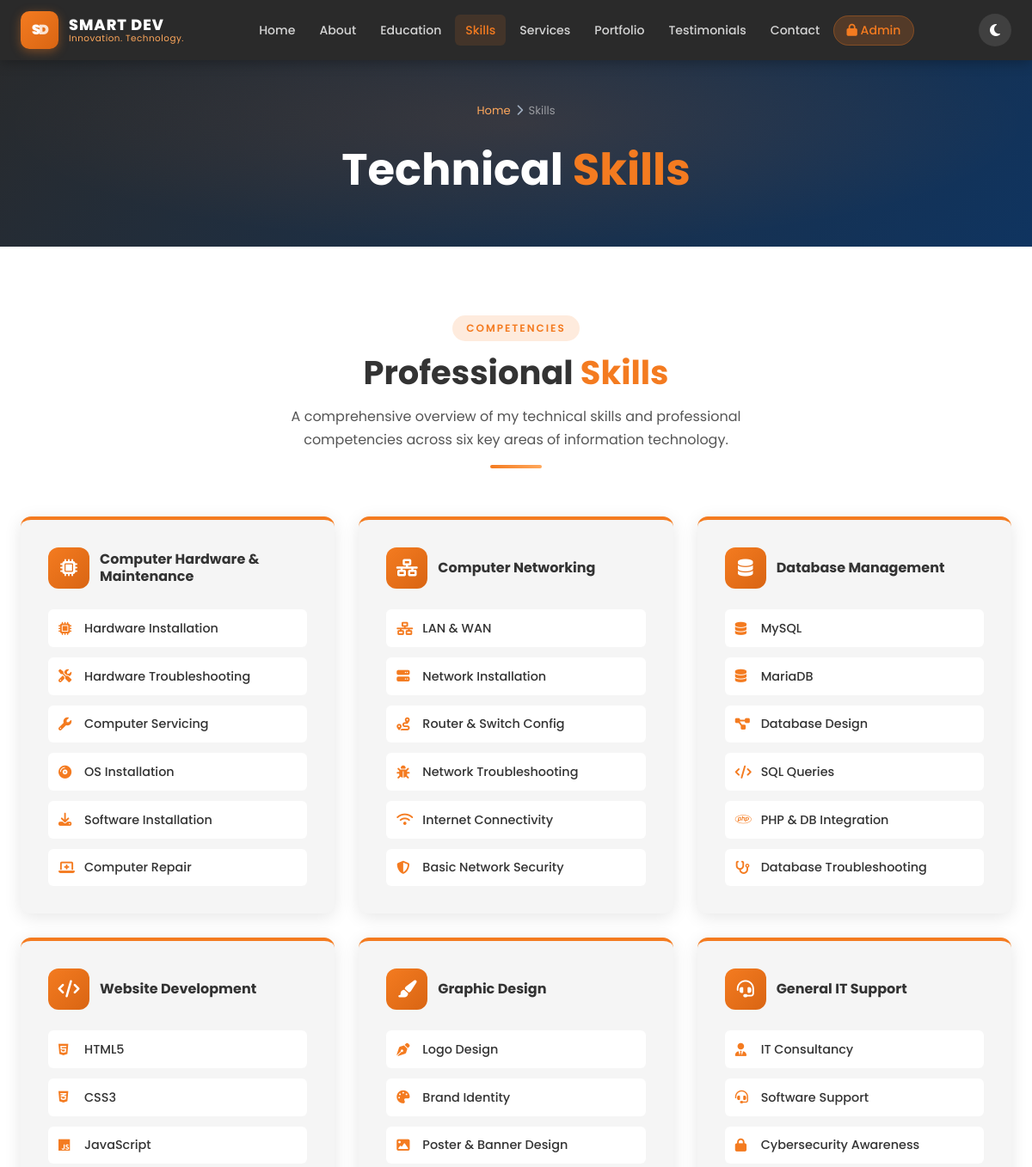
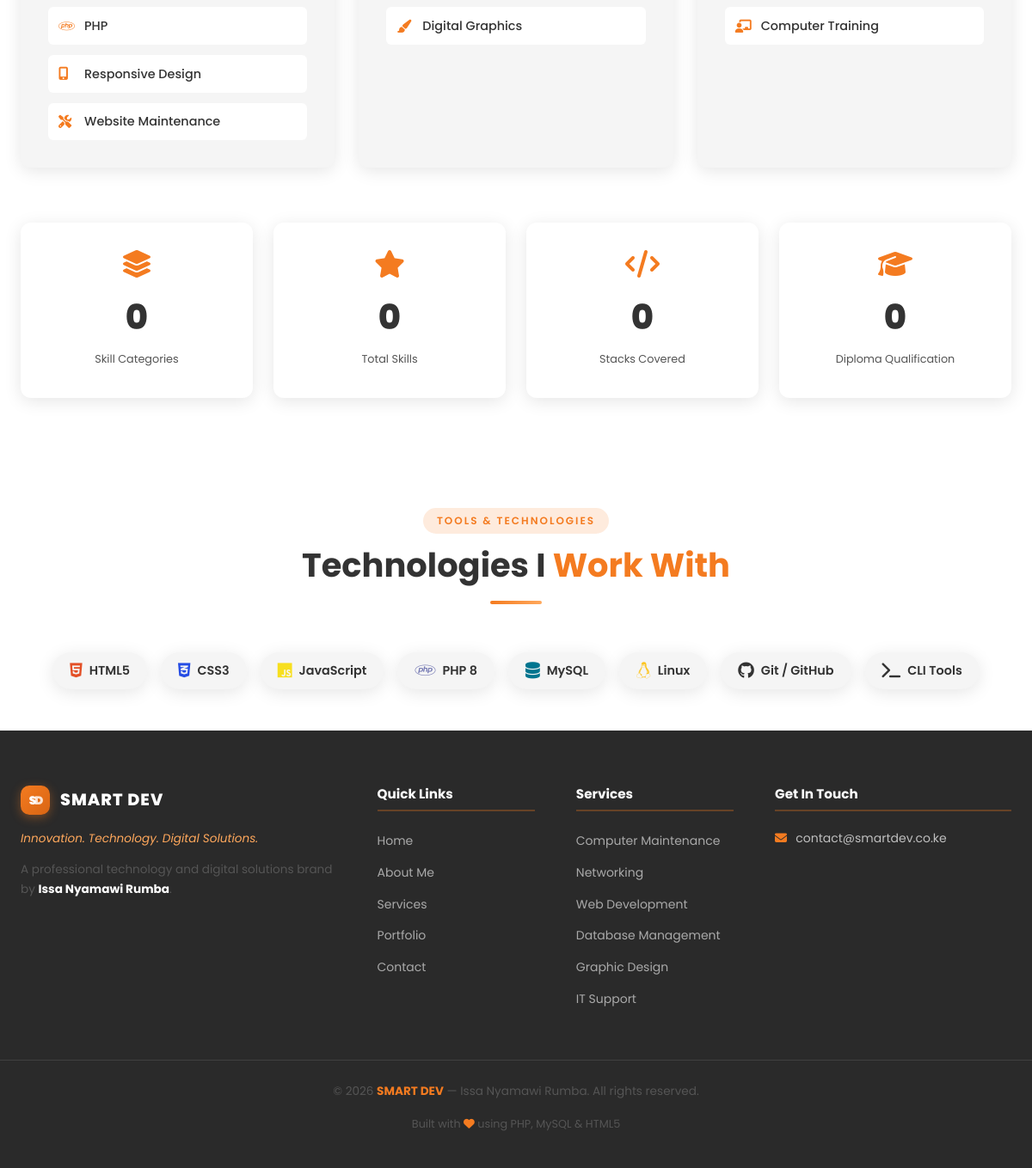
The page /skills.php on the database its author committed (2 pictures, top to bottom).
### tables this page shows
CREATE TABLE IF NOT EXISTS `skills` (
  `id` INT UNSIGNED NOT NULL AUTO_INCREMENT,
  `category` VARCHAR(100) NOT NULL,
  `skill_name` VARCHAR(100) NOT NULL,
  `icon_class` VARCHAR(100) DEFAULT NULL,
  `description` TEXT DEFAULT NULL,
  `sort_order` TINYINT UNSIGNED NOT NULL DEFAULT 0,
  `is_visible` TINYINT(1) NOT NULL DEFAULT 1,
  `created_at` DATETIME NOT NULL DEFAULT CURRENT_TIMESTAMP,
  `updated_at` DATETIME NOT NULL DEFAULT CURRENT_TIMESTAMP ON UPDATE CURRENT_TIMESTAMP,
  PRIMARY KEY (`id`),
  KEY `idx_category` (`category`)
);

CREATE TABLE IF NOT EXISTS `profile` (
  `id` INT UNSIGNED NOT NULL AUTO_INCREMENT,
  `full_name` VARCHAR(100) NOT NULL DEFAULT 'Issa Nyamawi Rumba',
  `brand_name` VARCHAR(100) NOT NULL DEFAULT 'SMART DEV',
  `tagline` VARCHAR(255) NOT NULL DEFAULT 'Innovation. Technology. Digital Solutions.',
  `headline` VARCHAR(255) NOT NULL DEFAULT 'Empowering Businesses Through Technology, Innovation and Creative Digital Solutions.',
  `short_bio` TEXT DEFAULT NULL,
  `full_bio` TEXT DEFAULT NULL,
  `place_of_birth` VARCHAR(100) DEFAULT 'Kwale, Kinango, Kenya',
  `current_residence` VARCHAR(150) DEFAULT NULL,
  `show_residence` TINYINT(1) NOT NULL DEFAULT 0,
  `profile_photo` VARCHAR(255) DEFAULT NULL,
  `cv_file` VARCHAR(255) DEFAULT NULL,
  `email` VARCHAR(100) DEFAULT NULL,
  `phone` VARCHAR(30) DEFAULT NULL,
  `linkedin_url` VARCHAR(255) DEFAULT NULL,
  `github_url` VARCHAR(255) DEFAULT NULL,
  `facebook_url` VARCHAR(255) DEFAULT NULL,
  `twitter_url` VARCHAR(255) DEFAULT NULL,
  `whatsapp_number` VARCHAR(30) DEFAULT NULL,
  `meta_description` TEXT DEFAULT NULL,
  `created_at` DATETIME NOT NULL DEFAULT CURRENT_TIMESTAMP,
  `updated_at` DATETIME NOT NULL DEFAULT CURRENT_TIMESTAMP ON UPDATE CURRENT_TIMESTAMP,
  PRIMARY KEY (`id`)
);

### includes/functions.php (called while the page is built, shortened)
<?php
function e(string $value): string {
    return htmlspecialchars($value, ENT_QUOTES | ENT_SUBSTITUTE, 'UTF-8');
}
function getProfile(): array {
    static $profile = null;
    if ($profile === null) {
        $db = getDB();
        $stmt = $db->query('SELECT * FROM profile LIMIT 1');
        $profile = $stmt->fetch() ?: [];
    }
    return $profile;
}

### skills.php (the view, shortened to what this page needs)
<?php
$db = getDB();
$allSkills = $db->query('SELECT * FROM skills WHERE is_visible = 1 ORDER BY sort_order ASC')->fetchAll();
$grouped = [];
foreach ($allSkills as $skill) {
    $grouped[$skill['category']][] = $skill;
}
$categoryIcons = [
    'Computer Hardware & Maintenance' => 'fas fa-microchip',
    'Computer Networking'             => 'fas fa-network-wired',
    'Database Management'             => 'fas fa-database',
    'Website Development'             => 'fas fa-code',
    'Graphic Design'                  => 'fas fa-paint-brush',
    'General IT Support'              => 'fas fa-headset',
];
include __DIR__ . '/includes/header.php';
?>
<section class="page-hero">
    <div class="page-hero-content container">
        <nav class="breadcrumb">
            <a href="index.php">Home</a>
            <span class="breadcrumb-sep"><i class="fas fa-chevron-right"></i></span>
            <span>Skills</span>
        </nav>
        <h1>Technical <span style="color: var(--orange)">Skills</span></h1>
    </div>
</section>
<section class="skills-section">
    <div class="container">
        <div class="section-header">
            <span class="badge">Competencies</span>
            <h2>Professional <span>Skills</span></h2>
            <p>A comprehensive overview of my technical skills and professional competencies across six key areas of information technology.</p>
            <div class="divider"></div>
        </div>
        <?php if ($grouped): ?>
        <div class="skills-grid">
            <?php foreach ($grouped as $category => $skills): ?>
            <div class="skill-category-card">
                <div class="skill-cat-header">
                    <div class="skill-cat-icon">
                        <i class="<?= e($categoryIcons[$category] ?? 'fas fa-star') ?>"></i>
                    </div>
                    <h3><?= e($category) ?></h3>
                </div>
                <div class="skill-items">
                    <?php foreach ($skills as $skill): ?>
                    <div class="skill-item">
                        <i class="<?= e($skill['icon_class'] ?? 'fas fa-check') ?>"></i>
                        <span><?= e($skill['skill_name']) ?></span>
                    </div>
                    <?php endforeach; ?>
                </div>
            </div>
            <?php endforeach; ?>
        </div>
        <?php endif; ?>
        <div style="margin-top: 4rem; display: grid; grid-template-columns: repeat(auto-fit, minmax(150px, 1fr)); gap: 1.5rem; text-align: center;">
            <?php
            $stats = [
                ['fas fa-layer-group', count($grouped), 'Skill Categories'],
                ['fas fa-star',         count($allSkills), 'Total Skills'],
                ['fas fa-code',         1, 'Stacks Covered'],
                ['fas fa-graduation-cap', 1, 'Diploma Qualification'],
            ];
            foreach ($stats as $s):
            ?>
            <div style="background: #fff; border-radius: var(--radius); padding: 2rem; box-shadow: var(--shadow);">
                <i class="<?= $s[0] ?>" style="font-size: 2rem; color: var(--orange); display: block; margin-bottom: 0.75rem;"></i>
                <span style="font-size: 2.5rem; font-weight: 800; color: var(--charcoal); display: block;" data-count="<?= $s[1] ?>">0</span>
                <span style="font-size: 0.8rem; color: var(--grey-mid);"><?= $s[2] ?></span>
            </div>
            <?php endforeach; ?>
        </div>
    </div>
</section>
<section style="background: #fff; padding: 3rem 0;">
    <div class="container">
        <div class="section-header">
            <span class="badge">Tools & Technologies</span>
            <h2>Technologies I <span>Work With</span></h2>
            <div class="divider"></div>
        </div>
        <div style="display: flex; flex-wrap: wrap; gap: 1rem; justify-content: center;">
            <?php
            $techs = [
                ['fab fa-html5', 'HTML5', '#e34f26'],
                ['fab fa-css3-alt', 'CSS3', '#264de4'],
                ['fab fa-js', 'JavaScript', '#f7df1e'],
                ['fab fa-php', 'PHP 8', '#777bb4'],
                ['fas fa-database', 'MySQL', '#00758f'],
                ['fab fa-linux', 'Linux', '#fcc624'],
                ['fab fa-github', 'Git / GitHub', '#333'],
                ['fas fa-terminal', 'CLI Tools', '#333'],
            ];
            foreach ($techs as $t): ?>
            <div style="display: flex; align-items: center; gap: 0.5rem; background: var(--bg-soft); border-radius: 50px; padding: 0.6rem 1.25rem; font-size: 0.9rem; font-weight: 600; box-shadow: var(--shadow);">
                <i class="<?= $t[0] ?>" style="color: <?= $t[2] ?>; font-size: 1.2rem;"></i>
                <span><?= $t[1] ?></span>
            </div>
            <?php endforeach; ?>
        </div>
    </div>
</section>
<?php include __DIR__ . '/includes/footer.php'; ?>

### includes/footer.php (shortened to what this page needs)
<?php
$profile = getProfile();
?>
</main>
<footer class="site-footer">
    <div class="footer-container">
        <div class="footer-brand">
            <div class="footer-logo">
                <div class="logo-icon small">
                    <span class="logo-s">S</span><span class="logo-d">D</span>
                </div>
                <span class="brand-name">SMART DEV</span>
            </div>
            <p class="footer-tagline"><?= e($profile['tagline'] ?? 'Innovation. Technology. Digital Solutions.') ?></p>
            <p class="footer-desc">A professional technology and digital solutions brand by <strong><?= e($profile['full_name'] ?? 'Issa Nyamawi Rumba') ?></strong>.</p>
        </div>
        <div class="footer-links">
            <h4>Quick Links</h4>
            <ul>
                <li><a href="<?= BASE_URL ?>/index.php">Home</a></li>
                <li><a href="<?= BASE_URL ?>/about.php">About Me</a></li>
                <li><a href="<?= BASE_URL ?>/services.php">Services</a></li>
                <li><a href="<?= BASE_URL ?>/portfolio.php">Portfolio</a></li>
                <li><a href="<?= BASE_URL ?>/contact.php">Contact</a></li>
            </ul>
        </div>
        <div class="footer-links">
            <h4>Services</h4>
            <ul>
                <li><a href="<?= BASE_URL ?>/services.php">Computer Maintenance</a></li>
                <li><a href="<?= BASE_URL ?>/services.php">Networking</a></li>
                <li><a href="<?= BASE_URL ?>/services.php">Web Development</a></li>
                <li><a href="<?= BASE_URL ?>/services.php">Database Management</a></li>
                <li><a href="<?= BASE_URL ?>/services.php">Graphic Design</a></li>
                <li><a href="<?= BASE_URL ?>/services.php">IT Support</a></li>
            </ul>
        </div>
        <div class="footer-contact">
            <h4>Get In Touch</h4>
            <?php if (!empty($profile['email'])): ?>
            <p><i class="fas fa-envelope"></i> <a href="mailto:<?= e($profile['email']) ?>"><?= e($profile['email']) ?></a></p>
            <?php endif; ?>
        </div>
    </div>
    <div class="footer-bottom">
        <p>&copy; <?= date('Y') ?> <strong>SMART DEV</strong> &mdash; <?= e($profile['full_name'] ?? 'Issa Nyamawi Rumba') ?>. All rights reserved.</p>
        <p class="footer-stack">Built with <i class="fas fa-heart" style="color:#F47B20"></i> using PHP, MySQL &amp; HTML5</p>
    </div>
</footer>
</body>
</html>

### rows shown on the page
skills: skill_name "Hardware Installation"
skills: skill_name "Hardware Troubleshooting"
skills: skill_name "Computer Servicing"
skills: skill_name "OS Installation"
skills: skill_name "Software Installation"
skills: skill_name "Computer Repair"
skills: skill_name "LAN & WAN"
skills: skill_name "Network Installation"
skills: skill_name "Router & Switch Config"
skills: skill_name "Network Troubleshooting"
skills: skill_name "Internet Connectivity"
skills: skill_name "Basic Network Security"
skills: skill_name "MySQL"
skills: skill_name "MariaDB"
skills: skill_name "Database Design"
skills: skill_name "SQL Queries", s "Stacks Covered"
skills: skill_name "PHP & DB Integration"
skills: skill_name "Database Troubleshooting"
skills: skill_name "HTML5"
skills: skill_name "CSS3"
skills: skill_name "JavaScript"
skills: skill_name "PHP"
skills: skill_name "Responsive Design"
skills: skill_name "Website Maintenance"
skills: skill_name "Logo Design"
skills: skill_name "Brand Identity"
skills: skill_name "Poster & Banner Design"
skills: skill_name "Digital Graphics"
skills: skill_name "IT Consultancy"
skills: skill_name "Software Support"
skills: skill_name "Cybersecurity Awareness"
skills: skill_name "Computer Training"
profile: tagline "Innovation. Technology. Digital Solutions.", full_name "Issa Nyamawi Rumba", email "contact@smartdev.co.ke"

### other values the page prints
$category "Computer Hardware & Maintenance"
$category "Computer Networking"
$category "Database Management"
$category "Website Development"
$category "Graphic Design"
$category "General IT Support"
$s[2] "Skill Categories"
$s[2] "Total Skills"
$s[2] "Diploma Qualification"
$t[1] "PHP 8"
$t[1] "Linux"
$t[1] "Git / GitHub"
$t[1] "CLI Tools"
